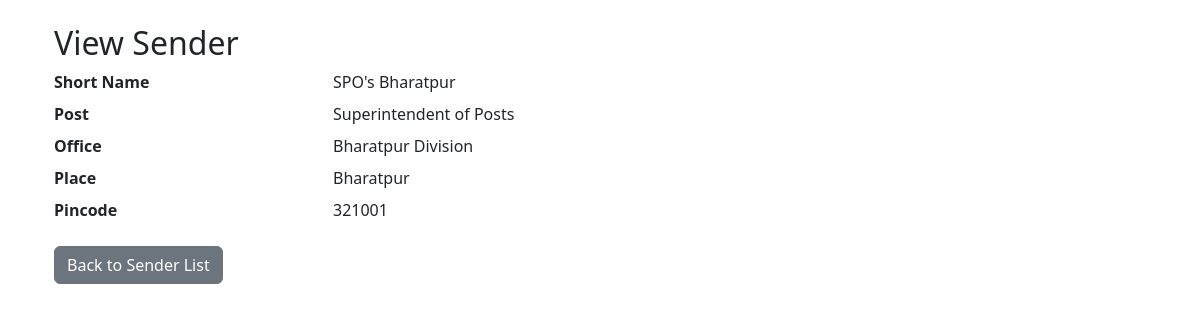
Screenshot of /fs/view_sender/1/ with the database file from the repository.
### fs/models.py (models this page shows, shortened)
class Sender(models.Model):
    SenderShortName = models.CharField(max_length=30)
    SenderPost = models.CharField(max_length=100)
    SenderOffice = models.CharField(max_length=100)
    SenderPlace = models.CharField(max_length=100)
    SenderShortNameH = models.CharField(max_length=30, null=True, blank=True)
    SenderPostH = models.CharField(max_length=100, null=True, blank=True)
    SenderOfficeH = models.CharField(max_length=100, null=True, blank=True)
    SenderPlaceH = models.CharField(max_length=100, null=True, blank=True)
    Pincode = models.CharField(max_length=6)
    OfficeDefault = models.BooleanField(default=False)
    objects = SendersManager()

### fs/views.py (the view)
# urls.py: path('view_sender/<int:sender_id>/', ViewSenderView.as_view(), name='view_sender'),
class ViewSenderView(View):
    template_name = 'fs/view_sender.html'
    def get(self, request, sender_id):
        sender = get_object_or_404(Sender, pk=sender_id)
        return render(request, self.template_name, {'sender': sender})

### templates/fs/view_sender.html (shortened to what this page needs)
{% extends 'fs/base.html' %}
{% block content %}
    <div class="container mt-4">
        <h2>View Sender</h2>
        <dl class="row">
            <dt class="col-sm-3">Short Name</dt>
            <dd class="col-sm-9">{{ sender.SenderShortName }}</dd>
            <dt class="col-sm-3">Post</dt>
            <dd class="col-sm-9">{{ sender.SenderPost }}</dd>
            <dt class="col-sm-3">Office</dt>
            <dd class="col-sm-9">{{ sender.SenderOffice }}</dd>
            <dt class="col-sm-3">Place</dt>
            <dd class="col-sm-9">{{ sender.SenderPlace }}</dd>
            <dt class="col-sm-3">Pincode</dt>
            <dd class="col-sm-9">{{ sender.Pincode }}</dd>
        </dl>
        <a href="{% url 'fs:sender_list' %}" class="btn btn-secondary">Back to Sender List</a>
    </div>
{% endblock %}

### rows the page displays
Sender: SenderShortName "SPO's Bharatpur", SenderPost "Superintendent of Posts", SenderOffice "Bharatpur Division", SenderPlace "Bharatpur", Pincode "321001"
